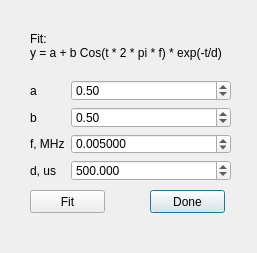
<?xml version="1.0" encoding="UTF-8"?>
<ui version="4.0">
 <class>RamseyDialog</class>
 <widget class="QDialog" name="RamseyDialog">
  <property name="geometry">
   <rect>
    <x>0</x>
    <y>0</y>
    <width>257</width>
    <height>253</height>
   </rect>
  </property>
  <property name="windowTitle">
   <string>Dialog</string>
  </property>
  <widget class="QWidget" name="formLayoutWidget">
   <property name="geometry">
    <rect>
     <x>30</x>
     <y>80</y>
     <width>201</width>
     <height>101</height>
    </rect>
   </property>
   <layout class="QFormLayout" name="formLayout">
    <property name="fieldGrowthPolicy">
     <enum>QFormLayout::AllNonFixedFieldsGrow</enum>
    </property>
    <item row="0" column="0">
     <widget class="QLabel" name="label">
      <property name="text">
       <string>a</string>
      </property>
     </widget>
    </item>
    <item row="0" column="1">
     <widget class="QDoubleSpinBox" name="aSpinBox">
      <property name="maximum">
       <double>1.000000000000000</double>
      </property>
      <property name="singleStep">
       <double>0.010000000000000</double>
      </property>
      <property name="value">
       <double>0.500000000000000</double>
      </property>
     </widget>
    </item>
    <item row="1" column="0">
     <widget class="QLabel" name="label_2">
      <property name="text">
       <string>b</string>
      </property>
     </widget>
    </item>
    <item row="1" column="1">
     <widget class="QDoubleSpinBox" name="bSpinBox">
      <property name="maximum">
       <double>1.000000000000000</double>
      </property>
      <property name="singleStep">
       <double>0.010000000000000</double>
      </property>
      <property name="value">
       <double>0.500000000000000</double>
      </property>
     </widget>
    </item>
    <item row="3" column="0">
     <widget class="QLabel" name="label_3">
      <property name="text">
       <string>d, us</string>
      </property>
     </widget>
    </item>
    <item row="3" column="1">
     <widget class="QDoubleSpinBox" name="dSpinBox">
      <property name="decimals">
       <number>3</number>
      </property>
      <property name="maximum">
       <double>99999.990000000005239</double>
      </property>
      <property name="value">
       <double>500.000000000000000</double>
      </property>
     </widget>
    </item>
    <item row="2" column="0">
     <widget class="QLabel" name="label_5">
      <property name="text">
       <string>f, MHz</string>
      </property>
     </widget>
    </item>
    <item row="2" column="1">
     <widget class="QDoubleSpinBox" name="fSpinBox">
      <property name="decimals">
       <number>6</number>
      </property>
      <property name="maximum">
       <double>10.000000000000000</double>
      </property>
      <property name="singleStep">
       <double>0.000100000000000</double>
      </property>
      <property name="value">
       <double>0.005000000000000</double>
      </property>
     </widget>
    </item>
   </layout>
  </widget>
  <widget class="QPushButton" name="doneButton">
   <property name="geometry">
    <rect>
     <x>150</x>
     <y>190</y>
     <width>75</width>
     <height>23</height>
    </rect>
   </property>
   <property name="text">
    <string>Done</string>
   </property>
  </widget>
  <widget class="QPushButton" name="fitButton">
   <property name="geometry">
    <rect>
     <x>30</x>
     <y>190</y>
     <width>75</width>
     <height>23</height>
    </rect>
   </property>
   <property name="text">
    <string>Fit</string>
   </property>
  </widget>
  <widget class="QLabel" name="label_4">
   <property name="geometry">
    <rect>
     <x>30</x>
     <y>30</y>
     <width>191</width>
     <height>31</height>
    </rect>
   </property>
   <property name="text">
    <string>Fit: 
y = a + b Cos(t * 2 * pi * f) * exp(-t/d)</string>
   </property>
  </widget>
 </widget>
 <tabstops>
  <tabstop>fitButton</tabstop>
  <tabstop>doneButton</tabstop>
  <tabstop>aSpinBox</tabstop>
  <tabstop>bSpinBox</tabstop>
  <tabstop>dSpinBox</tabstop>
  <tabstop>fSpinBox</tabstop>
 </tabstops>
 <resources/>
 <connections>
  <connection>
   <sender>doneButton</sender>
   <signal>clicked()</signal>
   <receiver>RamseyDialog</receiver>
   <slot>close()</slot>
   <hints>
    <hint type="sourcelabel">
     <x>187</x>
     <y>201</y>
    </hint>
    <hint type="destinationlabel">
     <x>128</x>
     <y>126</y>
    </hint>
   </hints>
  </connection>
 </connections>
</ui>
